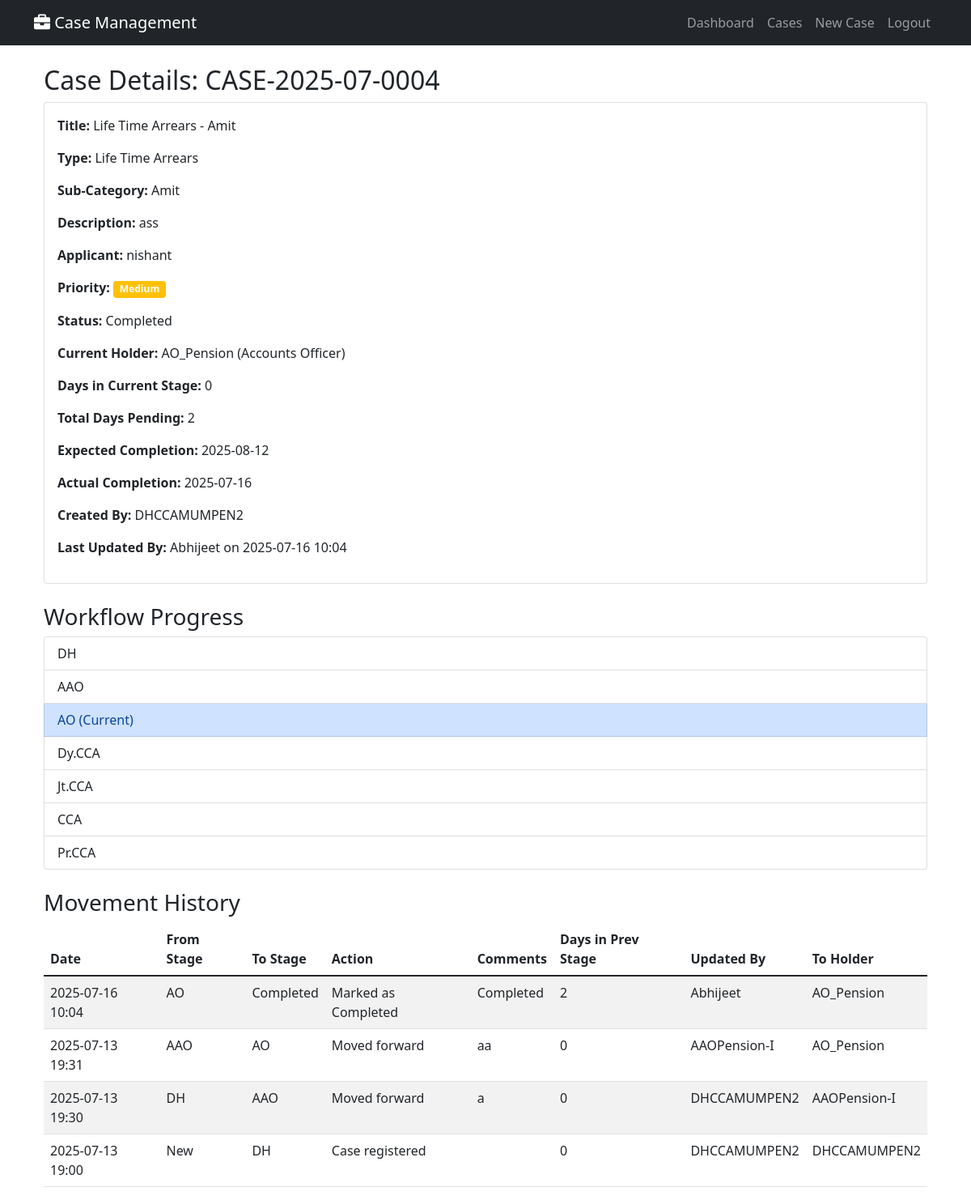
Before: /cases/CASE-2025-07-0004/ (signed in) with the older database file.
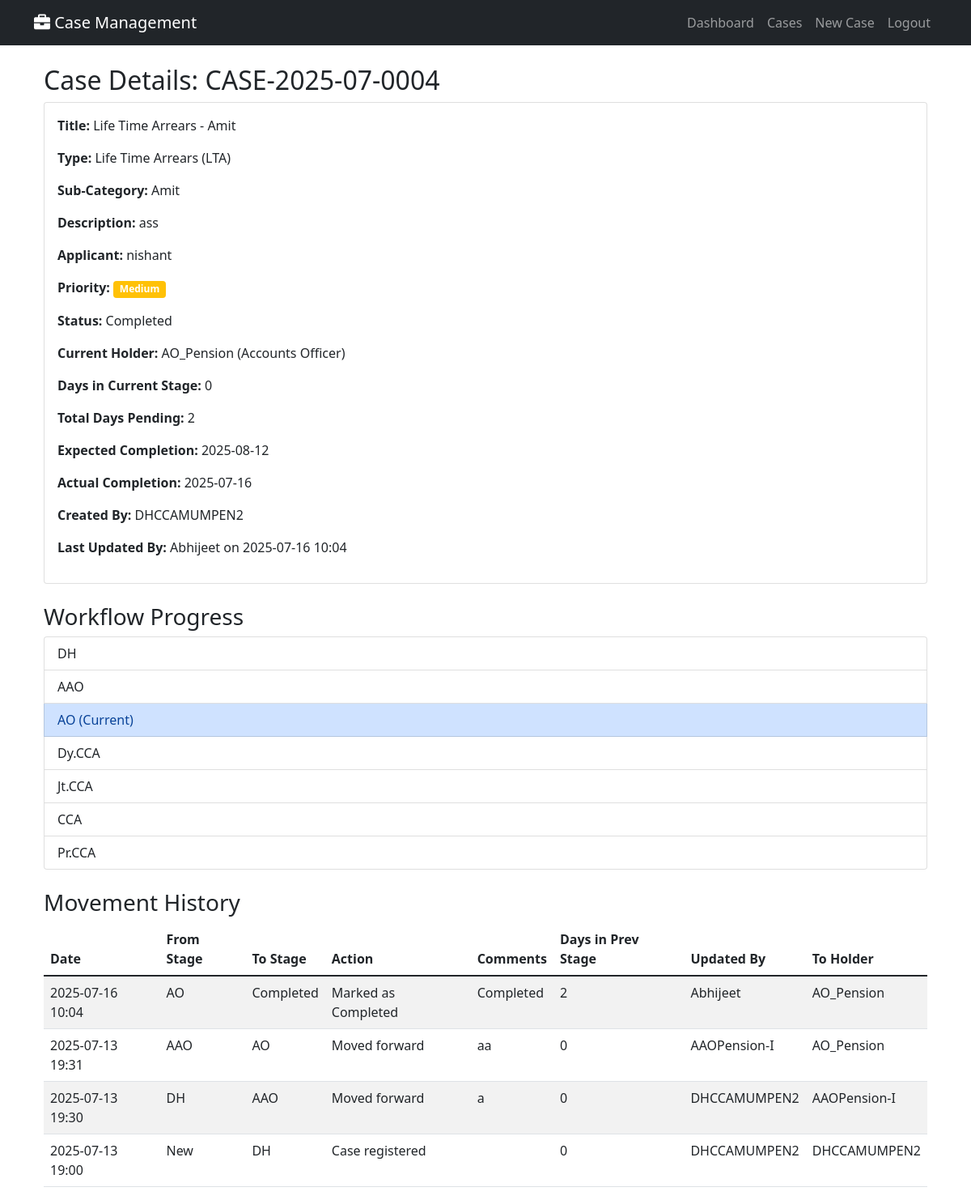
After: the same page with the newer database file.
### cases/models.py (models this page shows, shortened)
class Case(models.Model):
    PRIORITY_CHOICES = [
        ('High', 'High'),
        ('Medium', 'Medium'),
        ('Low', 'Low'),
    ]
    STATUS_COLORS = [
        ('Green', 'Green'),
        ('Orange', 'Orange'),
        ('Red', 'Red'),
        ('Blue', 'Blue'),
    ]
    MODE_OF_RECEIPT_CHOICES = [
        ('by_post', 'By Post'),
        ('by_hand', 'By Hand'),
        ('online', 'Online'),
        ('offline', 'Offline'),
        ('email', 'Email'),
        ('in_person', 'In Person'),
    ]
    TYPE_OF_CORRECTION_CHOICES = [
        ('change_of_address', 'Change Of Address'),
        ('change_dob_family', 'Change / Correction of DOB of Family Pensioner'),
        ('change_name', 'Change / Correction of Name of the Pensioner / Family Pensioner'),
        ('other', 'Other'),
    ]
    FRESH_COMPLIANCE_CHOICES = [
        ('fresh', 'Fresh Case'),
        ('compliance', 'Compliance'),
    ]
    TYPE_OF_EMPLOYEE_CHOICES = [
        ('MTNL_IDA', 'MTNL IDA'),
        ('MTNL_CDA', 'MTNL CDA'),
        ('DOT_CDA', 'DOT CDA'),
    ]
    TYPE_OF_PENSION_CHOICES = [
        ('MTNL-IDA', 'MTNL-IDA'),
        ('DOT-CDA', 'DOT-CDA'),
    ]
    TYPE_OF_PENSIONER_CHOICES = [
        ('Superannuation/VR', 'Superannuation / VR'),
        ('Family Pensioner', 'Family Pensioner'),
    ]
    case_id = models.CharField(max_length=50, unique=True, db_index=True)
    registration_date = models.DateTimeField(default=timezone.now)
    case_type = models.ForeignKey(CaseType, on_delete=models.CASCADE)
    sub_category = models.CharField(max_length=100)
    case_title = models.CharField(max_length=500)
    case_description = models.TextField()
    applicant_name = models.CharField(max_length=200)
    ppo_master = models.ForeignKey(PPOMaster, on_delete=models.SET_NULL, null=True, blank=True)
    priority = models.CharField(max_length=10, choices=PRIORITY_CHOICES, default='Medium')
    current_status = models.CharField(max_length=200)
    current_holder = models.ForeignKey(UserProfile, on_delete=models.CASCADE, related_name='current_cases')
    days_in_current_stage = models.IntegerField(default=0)
    total_days_pending = models.IntegerField(default=0)
    expected_completion = models.DateTimeField()
    actual_completion = models.DateTimeField(null=True, blank=True)
    status_color = models.CharField(max_length=10, choices=STATUS_COLORS, default='Green')
    is_completed = models.BooleanField(default=False)
    created_by = models.ForeignKey(User, on_delete=models.CASCADE, related_name='created_cases')
    last_updated_by = models.ForeignKey(User, on_delete=models.CASCADE, related_name='updated_cases')
    last_update_date = models.DateTimeField(auto_now=True)
    ppo_number = models.CharField(max_length=20, blank=True)
    name_pensioner = models.CharField(max_length=200, blank=True)
    mobile_number = models.CharField(max_length=15, blank=True)
    last_lc_done_date = models.DateField(null=True, blank=True)
    kyp_flag = models.BooleanField(default=False)
    mode_of_receipt = models.CharField(max_length=20, choices=MODE_OF_RECEIPT_CHOICES, blank=True)
    date_of_death = models.DateField(null=True, blank=True)
    name_claimant = models.CharField(max_length=200, blank=True)
    relationship = models.CharField(max_length=50, blank=True)
    service_book_enclosed = models.BooleanField(default=False)
    type_of_correction = models.CharField(max_length=30, choices=TYPE_OF_CORRECTION_CHOICES, blank=True)
    original_ppo_submitted = models.BooleanField(default=False)
    fresh_or_compliance = models.CharField(max_length=20, choices=FRESH_COMPLIANCE_CHOICES, blank=True)
    type_of_employee = models.CharField(max_length=20, choices=TYPE_OF_EMPLOYEE_CHOICES, blank=True)
    retiring_employee = models.ForeignKey('RetiringEmployee', on_delete=models.SET_NULL, null=True, blank=True)
    type_of_pension = models.CharField(max_length=20, choices=TYPE_OF_PENSION_CHOICES, blank=True)
    type_of_pensioner = models.CharField(max_length=30, choices=TYPE_OF_PENSIONER_CHOICES, blank=True)
    date_of_retirement = models.DateField(null=True, blank=True)  # For Superannuation, fetched but stored
    class Meta:
        ordering = ['-registration_date']

class CaseType(models.Model):
    WORKFLOW_TYPES = [
        ('Type_A', 'Type A: DH → AAO → AO'),
        ('Type_B', 'Type B: DH → AAO → AO → Jt.CCA'),
        ('Type_C', 'Type C: DH → AAO → AO → Jt.CCA → CCA'),
        ('Type_Extended', 'Type Extended: DH → AAO → AO → Dy.CCA → Jt.CCA → CCA → Pr.CCA'),
    ]
    PRIORITY_CHOICES = [
        ('High', 'High'),
        ('Medium', 'Medium'),
        ('Low', 'Low'),
    ]
    name = models.CharField(max_length=100, unique=True)
    sub_categories = models.TextField(help_text="Comma-separated sub-categories")
    priority = models.CharField(max_length=10, choices=PRIORITY_CHOICES, default='Medium')
    expected_days = models.IntegerField(default=30)
    workflow_type = models.CharField(max_length=20, choices=WORKFLOW_TYPES, default='Type_A')
    is_active = models.BooleanField(default=True)

class UserProfile(models.Model):
    ROLE_CHOICES = [
        ('DH', 'Dealing Hand'),
        ('AAO', 'Assistant Accounts Officer'),
        ('AO', 'Accounts Officer'),
        ('Dy.CCA', 'Deputy Chief Controller of Accounts'),
        ('Jt.CCA', 'Joint Chief Controller of Accounts'),
        ('CCA', 'Chief Controller of Accounts'),
        ('Pr.CCA', 'Principal Chief Controller of Accounts'),
        ('ADMIN', 'Administrator'),
    ]
    user = models.OneToOneField(User, on_delete=models.CASCADE)
    role = models.CharField(max_length=10, choices=ROLE_CHOICES)
    phone = models.CharField(max_length=15, blank=True)
    department = models.CharField(max_length=100, blank=True)
    is_active_holder = models.BooleanField(default=True)

### cases/views.py (the view)
# urls.py: path('cases/<str:case_id>/', views.case_detail, name='case_detail'),
@login_required
def case_detail(request, case_id):
    case = get_object_or_404(Case, case_id=case_id)
    user_profile = get_object_or_404(UserProfile, user=request.user)
    if user_profile.role != 'ADMIN' and case.current_holder != user_profile:
        messages.error(request, "You don't have permission to view this case.")
        return redirect('case_list')
    movements = CaseMovement.objects.filter(case=case).order_by('-movement_date')
    workflow = get_workflow_for_case(case)
    current_stage_index = get_current_stage_index(case, workflow)
    context = {
        'case': case,
        'movements': movements,
        'workflow': workflow,
        'current_stage_index': current_stage_index,
        'user_profile': user_profile,
    }
    return render(request, 'cases/case_detail.html', context)

### cases/models.py (called while the page is built)
def get_workflow_for_case(case):
    return WORKFLOW_STAGES[case.case_type.workflow_type]

def get_current_stage_index(case, workflow):
    return workflow.index(case.current_holder.role)

### templates/cases/case_detail.html (shortened to what this page needs)
{% extends 'base.html' %}
{% block content %}
<div class="container mt-4">
    <h2>Case Details: {{ case.case_id }}</h2>
    <div class="card mb-4">
        <div class="card-body">
            <p><strong>Title:</strong> {{ case.case_title }}</p>
            <p><strong>Type:</strong> {{ case.case_type.name }}</p>
            <p><strong>Sub-Category:</strong> {{ case.sub_category }}</p>
            <p><strong>Description:</strong> {{ case.case_description }}</p>
            <p><strong>Applicant:</strong> {{ case.applicant_name }}</p>
            <p><strong>Priority:</strong>
                <span class="badge {% if case.priority == 'High' %}bg-danger{% elif case.priority == 'Medium' %}bg-warning{% else %}bg-success{% endif %}">
                    {{ case.priority }}
                </span>
            </p>
            <p><strong>Status:</strong> {{ case.current_status }}</p>
            <p><strong>Current Holder:</strong> {{ case.current_holder.user.username }} ({{ case.current_holder.get_role_display }})</p>
            <p><strong>Days in Current Stage:</strong> {{ case.days_in_current_stage }}</p>
            <p><strong>Total Days Pending:</strong> {{ case.total_days_pending }}</p>
            <p><strong>Expected Completion:</strong> {{ case.expected_completion|date:"Y-m-d" }}</p>
            {% if case.actual_completion %}
                <p><strong>Actual Completion:</strong> {{ case.actual_completion|date:"Y-m-d" }}</p>
            {% endif %}
            <p><strong>Created By:</strong> {{ case.created_by.username }}</p>
            <p><strong>Last Updated By:</strong> {{ case.last_updated_by.username }} on {{ case.last_update_date|date:"Y-m-d H:i" }}</p>
        </div>
    </div>
    <h3>Workflow Progress</h3>
    <ul class="list-group mb-4">
        {% for stage in workflow %}
            <li class="list-group-item {% if forloop.counter0 == current_stage_index %}list-group-item-primary{% endif %}">
                {{ stage }}
                {% if forloop.counter0 == current_stage_index %}(Current){% endif %}
            </li>
        {% endfor %}
    </ul>
    <h3>Movement History</h3>
    <table class="table table-striped">
        <thead>
            <tr>
                <th>Date</th>
                <th>From Stage</th>
                <th>To Stage</th>
                <th>Action</th>
                <th>Comments</th>
                <th>Days in Prev Stage</th>
                <th>Updated By</th>
                <th>To Holder</th>
            </tr>
        </thead>
        <tbody>
            {% for movement in movements %}
            <tr>
                <td>{{ movement.movement_date|date:"Y-m-d H:i" }}</td>
                <td>{{ movement.from_stage }}</td>
                <td>{{ movement.to_stage }}</td>
                <td>{{ movement.action }}</td>
                <td>{{ movement.comments }}</td>
                <td>{{ movement.days_in_previous_stage }}</td>
                <td>{{ movement.updated_by.username }}</td>
                <td>{% if movement.to_holder %}{{ movement.to_holder.user.username }}{% else %}N/A{% endif %}</td>
            </tr>
            {% empty %}
            <tr><td colspan="8">No movements yet.</td></tr>
            {% endfor %}
        </tbody>
    </table>
</div>
{% endblock %}

Changed rows visible on the page:
changed through a linked row, Case "Life Time Arrears - Amit": case_type.name "Life Time Arrears" → "Life Time Arrears (LTA)"
